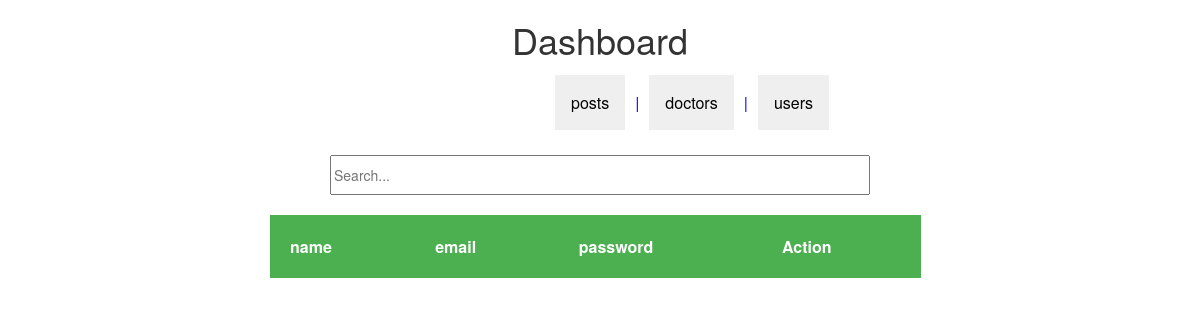
Page /admin-index.php on the earlier database version.
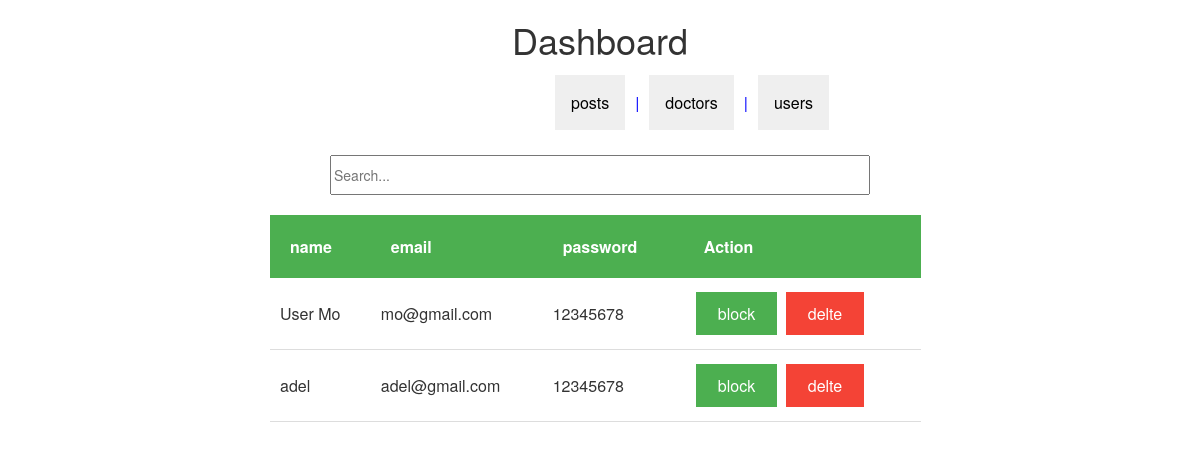
Same page on the later database version.
### tables this page shows
CREATE TABLE `users` (
  `user_id` int(11) NOT NULL,
  `f_name` text NOT NULL,
  `l_name` text NOT NULL,
  `phone` text DEFAULT NULL,
  `address` text DEFAULT NULL,
  `user_name` text NOT NULL,
  `describe_user` varchar(255) NOT NULL,
  `Relationship` text NOT NULL,
  `user_pass` varchar(255) NOT NULL,
  `user_email` varchar(255) NOT NULL,
  `user_country` text NOT NULL,
  `user_gender` text NOT NULL,
  `user_birthday` text NOT NULL,
  `user_image` varchar(255) NOT NULL,
  `user_cover` varchar(255) NOT NULL,
  `user_reg_date` timestamp NOT NULL DEFAULT current_timestamp() ON UPDATE current_timestamp(),
  `status` text NOT NULL,
  `posts` text NOT NULL,
  `recovery_account` varchar(255) NOT NULL,
  `type` int(11) NOT NULL,
  `CV` varchar(255) DEFAULT NULL,
  `approved` int(11) DEFAULT NULL,
  `user_block` int(11) NOT NULL
);

### includes/functions/function.php (called while the page is built, shortened)
<?php
	include 'includes/templates/footer.php';
?>

### initialize.php (called while the page is built, shortened)
<?php
	    $tpl  = 'includes/templates/';
	   	$func = 'includes/functions/';
	   	include $func .  'function.php';
	    include $tpl  .  'header.php';
?>

### admin-index.php (the view, shortened to what this page needs)
<?php
include 'initialize.php';
?>
<!DOCTYPE html>
<html>
<head>
	<link rel="stylesheet" href="layout/css/Main.css" >
</head>
<body>
	<div class="admin_tasks" >
		<h1>
			 Dashboard
		</h1>
		<table>
			<tr>
				<td>  <div class="dropdown">
						  <button class="dropbtn"><a href="admin-posts-list.php">posts</a></button>
					  </div>
				</td>
				<td>|</td>
				<td>  <div class="dropdown">
						  <button class="dropbtn">doctors</button>
					  </div>
				</td>
				<td>|</td>
				<td>  <div class="dropdown">
						  <button class="dropbtn">users</button>
					  </div>
				</td>
			</tr>
		</table> <br>
		<input id="myInput" type="text" placeholder="Search..."> <br><br>
	</div>
	<div class="users_data" >
		<table>
			<tr>
				<th>name</th>
				<th>email</th>
				<th>password</th>
				<th>Action</th>
			</tr>
			<?php
			$user_data = $con->prepare("SELECT * FROM users WHERE type='2'and user_block='0'");
		$user_data ->execute();
		$posts = $user_data ->fetchAll();
		foreach ($posts as $key => $post)
		{
		    $first_name = $post['f_name'];
		    $email = $post['user_email'];
		    $password = $post['user_pass'];
		    $id=$post['user_id'];
		    echo "<tbody id='myTable'>";
	        echo "<tr> <form method='post'> ";
	        echo "<td>".$first_name."</td>";
	        echo "<td name='e22'>".$email."</td>";
	        echo "<td>".$password."</td>";
		    echo "<td>"."<button id='b3' name='b".$id."' class='users_data_button1' > block</button>
		                 <button id='b3' name='d".$id."' class='users_data_button2' > delte</button>
		         "."</td>";
		    echo "</tr> </form> ";
		    echo "</tbody>";
		}
				  ?>
			</table>
	</div>
</body>
</html>

### includes/templates/footer.php (shortened to what this page needs)
	</body>
</html>

### includes/templates/header.php (shortened to what this page needs)
<!DOCTYPE html>
<html>
	<head>
        <link rel="stylesheet" href="layout/css/bootstrap.min.css"/>
        <link rel="stylesheet" href="layout/css/Main.css"/>
        <link rel="stylesheet" href="layout/css/font-awesome4.min.css" />
	</head>
	<body>

### layout/css/Main.css (style rules this page uses)
body { overflow-x: hidden; }
.admin_tasks { text-align: center; }
.admin_tasks input { width: 45% ; height: 40px ; }
.admin_tasks table { width: 00px; height: 30px ; color: blue ; padding: 10px 10px ; margin-left: 550px ; }
.admin_tasks table td { padding: 5px 5px ; }
.admin_tasks a { text-decoration: none; color: black ; }
.dropbtn { color: black; padding: 16px; font-size: 16px; border: none; cursor: pointer; }
.users_data { margin-left: 270px ; text-align: left; height: 50px ; }
.users_data table { text-align: left; width: 70%; height: 50px ; padding: 20px 20px ; }
.users_data table th { padding: 20px 20px ; background-color: #4CAF50; color: white; }
.users_data table td { padding: 10px 10px ; border-bottom: 1px solid #ddd; text-align: left; }
.users_data button { border: none; color: white; padding: 10px 22px; text-align: center; text-decoration: none; font-size: 16px; margin: 4px 2px; cursor: pointer; }
.users_data_button1 { background-color: #4CAF50; }
.users_data_button2 { background-color:#f44336 ; }

Differences in the rows shown:
now on this page (row edited): users: f_name "User Mo", user_email "mo@gmail.com", user_pass "12345678"
now on this page (row edited): users: f_name "adel", user_email "adel@gmail.com", user_pass "12345678"
